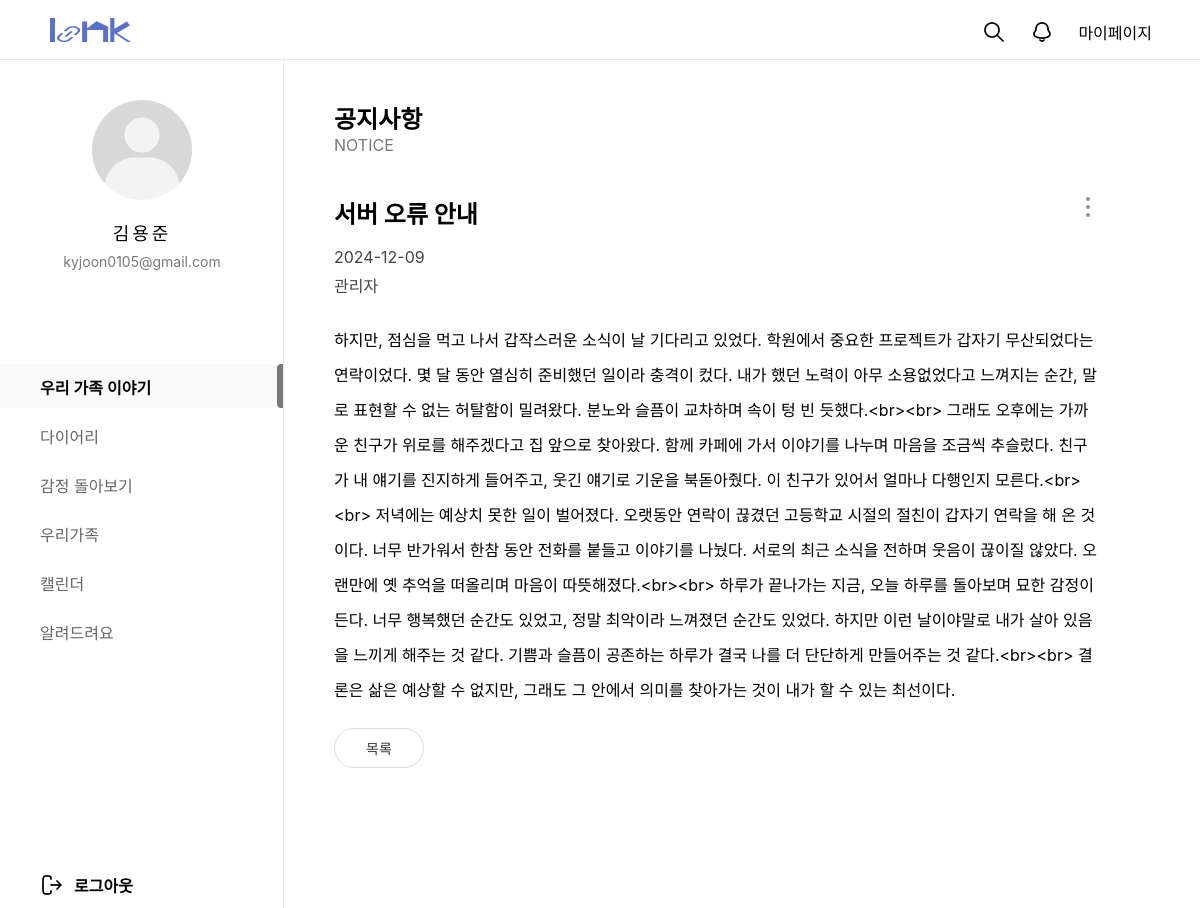
The page /customer/noticeview/5/ on the database its author committed.
### customer/models.py (models this page shows, shortened)
class NoticeBoard(models.Model):
  bno = models.AutoField(primary_key=True)
  member = models.CharField(max_length=100, default='관리자')
  btitle = models.CharField(max_length=1000)
  bcontent = models.TextField()
  bdate = models.DateTimeField(auto_now=True)
  bfile = models.ImageField(null=True, blank=True, upload_to='uploads/')
  like_members = models.ManyToManyField(Member, related_name='like_member',  blank=True)

### customer/views.py (the view)
# urls.py: path('noticeview/<str:bno>/', views.noticeview, name="noticeview"),
def noticeview(request, bno):
  qs = NoticeBoard.objects.get(bno=bno)
  context = {'view':qs}
  return render(request, 'customer_notice_view.html', context)

### customer/templates/customer_notice_view.html (shortened to what this page needs)
{% extends 'main_navi_base.html' %}
{% load static %}
  {% block container-block%}
  <div id="container">
    <div id="customer_notice_menu">
      <h2>공지사항</h2>
      <span>NOTICE</span>
    </div>
    <div id="customer_view_top">
      <div class="customer_view_title">
        <h2>{{view.btitle}}</h2>
        <span>{{view.bdate|date:'Y-m-d'}}</span>
        <span>{{view.member}}</span>
      </div>
      <div id="modify_del_slide_1">
        <img src="/static/images/customer/addBtn.png" alt="" id="openModal_1" style="cursor: pointer;">
      </div>
    </div>
    <div id="customer_content">
      <p>{{view.bcontent}}</p>
    </div>
    <div class="customer_react">
      <div class="back_list" id="back_click">
        <span>목록</span>
      </div>
    </div>
  </div>
  {% endblock container-block%}

### static/css/main_navi_base.css (style rules this page uses)
* { margin: 0; padding: 0; font-family: "Pretendard Variable", Pretendard, -apple-system, BlinkMacSystemFont, system-ui, Roboto, "Helvetica Neue", "Segoe UI", "Apple SD Gothic Neo", "Noto Sans KR", "Malgun Gothic", "Apple Color Emoji", "Segoe UI Emoji", "Segoe UI Symbol", sans-serif; }

### static/css/customer/customer_service.css (style rules this page uses)
* { margin: 0; padding: 0; box-sizing: border-box; font-family: "Pretendard Variable", Pretendard, -apple-system, BlinkMacSystemFont, system-ui, Roboto, "Helvetica Neue", "Segoe UI", "Apple SD Gothic Neo", "Noto Sans KR", "Malgun Gothic", "Apple Color Emoji", "Segoe UI Emoji", "Segoe UI Symbol", sans-serif; }
body, html { height: 100%; }
#container { width: 100%; min-height: 100vh; padding: 100px 180px 300px 334px; }

### static/css/customer/customer_notice_view.css (style rules this page uses)
* { margin: 0; padding: 0; box-sizing: border-box; font-family: "Pretendard Variable", Pretendard, -apple-system, BlinkMacSystemFont, system-ui, Roboto, "Helvetica Neue", "Segoe UI", "Apple SD Gothic Neo", "Noto Sans KR", "Malgun Gothic", "Apple Color Emoji", "Segoe UI Emoji", "Segoe UI Symbol", sans-serif; }
body, html { height: 100%; }
#container { width: 100%; min-height: 100vh; padding: 100px 180px 300px 334px; }
#customer_notice_menu { width: 100%; height: 70px; margin-bottom: 25px; }
#customer_notice_menu span { color:#797979; }
#customer_view_top { width: 100%; display: flex; position: relative; justify-content: space-between; }
.customer_view_title h2 { font-size: 24px; margin-bottom: 17px; }
.customer_view_title span { width: 100%; display: block; font-size: 16px; color: #444444; margin-bottom: 6px; }
#customer_content { width: 100%; }
#customer_content p { margin: 20px 0 20px 0; line-height: 35px; }
.customer_react { display: flex; font-size: 14px; color: #333; margin-bottom: 40px; }
.customer_react .back_list { width: 90px; height: 40px; border: 1px solid #ddd; border-radius: 50px; text-align: center; padding-top: 7px; margin-right: 5px; cursor: pointer; }
.back_list span { line-height: 25px; text-align: center; vertical-align: middle; display: inline-block; width: 50px; }
#modify_del_slide_1, #modify_del_slide_2 { position: relative; position: absolute; right: 0; }

### static/css/customer/customer_notice_list.css (style rules this page uses)
* { margin: 0; padding: 0; box-sizing: border-box; font-family: "Pretendard Variable", Pretendard, -apple-system, BlinkMacSystemFont, system-ui, Roboto, "Helvetica Neue", "Segoe UI", "Apple SD Gothic Neo", "Noto Sans KR", "Malgun Gothic", "Apple Color Emoji", "Segoe UI Emoji", "Segoe UI Symbol", sans-serif; }
body, html { height: 100%; }
#container { width: 100%; min-height: 100vh; padding: 60px 300px 0 300px; }

### static/css/emotion/emotion.css (style rules this page uses)
* { margin: 0; padding: 0; box-sizing: border-box; font-family: "Pretendard Variable", Pretendard, -apple-system, BlinkMacSystemFont, system-ui, Roboto, "Helvetica Neue", "Segoe UI", "Apple SD Gothic Neo", "Noto Sans KR", "Malgun Gothic", "Apple Color Emoji", "Segoe UI Emoji", "Segoe UI Symbol", sans-serif; }
body, html { height: 100%; }
#container { width: 100%; min-height: 100vh; padding: 100px 100px 100px 334px; }

### rows shown on the page
NoticeBoard: btitle "서버 오류 안내", bdate "2024-12-09", member "관리자", bcontent "하지만, 점심을 먹고 나서 갑작스러운 소식이 날 기다리고 있었다. 학원에서 중요한 프로젝트가 갑자기 무산되었다는 연락이었다. 몇 달 동안 열심히 준비했던 일이라 충격이 컸다. 내가 했던 노력이 아무 소용없었다고 느껴지는 순간, 말로 표현할 수 없는 허탈함이 밀려왔다. 분노와 슬픔이 교차하며 속이 텅 빈 듯했다.<br><br> 그래도 오후에는 가까운 친구가 위로를 해주겠다고 집 앞으로 찾아왔다. 함께 카페에 가서 이야기를 나누며 마음을 조금씩 추슬렀다. 친구가 내 얘기를 진지하게 들어주고, 웃긴 얘기로 기운을 북돋아줬다. 이 친구가 있어서 얼마나 다행인지 모른다.<br><br> 저녁에는 예상치 못한 일이 벌어졌다. 오랫동안 연락이 끊겼던 고등학교 시절의 절친이 갑자기 연락을 해 온 것이다. 너무 반가워서 한참 동안 전화를 붙들고 이야기를 나눴다. 서로의 최근 소식을 전하며 웃음이 끊이질 않았다. 오랜만에 옛 추억을 떠올리며 마음이 따뜻해졌다.<br><br> 하루가 끝나가는 지금, 오늘 하루를 돌아보며 묘한 감정이 든다. 너무 행복했던 순간도 있었고, 정말 최악이라 느껴졌던 순간도 있었다. 하지만 이런 날이야말로 내가 살아 있음을 느끼게 해주는 것 같다. 기쁨과 슬픔이 공존하는 하루가 결국 나를 더 단단하게 만들어주는 것 같다.<br><br> 결론은 삶은 예상할 수 없지만, 그래도 그 안에서 의미를 찾아가는 것이 내가 할 수 있는…"
